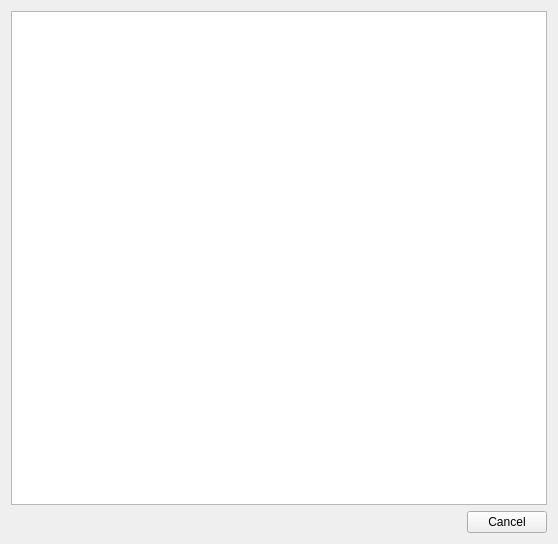
<?xml version="1.0" encoding="UTF-8"?>
<ui version="4.0">
 <class>aboutText</class>
 <widget class="QWidget" name="aboutText">
  <property name="geometry">
   <rect>
    <x>0</x>
    <y>0</y>
    <width>558</width>
    <height>544</height>
   </rect>
  </property>
  <property name="windowTitle">
   <string>AboutTextDialog</string>
  </property>
  <property name="locale">
   <locale language="English" country="UnitedStates"/>
  </property>
  <layout class="QGridLayout" name="gridLayout">
   <item row="1" column="0">
    <spacer name="horizontalSpacer">
     <property name="orientation">
      <enum>Qt::Horizontal</enum>
     </property>
     <property name="sizeHint" stdset="0">
      <size>
       <width>542</width>
       <height>20</height>
      </size>
     </property>
    </spacer>
   </item>
   <item row="1" column="1">
    <widget class="QPushButton" name="closeButton">
     <property name="locale">
      <locale language="English" country="UnitedStates"/>
     </property>
     <property name="text">
      <string>Cancel</string>
     </property>
    </widget>
   </item>
   <item row="0" column="0" colspan="2">
    <widget class="QTextEdit" name="aboutTeko"/>
   </item>
  </layout>
 </widget>
 <layoutdefault spacing="6" margin="11"/>
 <resources/>
 <connections/>
</ui>
